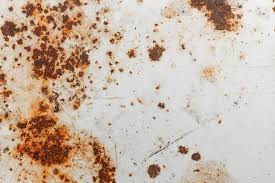
#> input picture CorossionDetection_Computer_Vision/mtb_images/corossion_image_sample/6.jpg, 275 x 183 px
$ python image_segmentation.py   (older library calls are emulated)
#> lines starting #> are read from the running program, lines starting #| are printed output that depends on the picture; long printed decimals are rounded
#!/usr/bin/env python


import numpy as np
import cv2
import pandas as pd

# img = cv2.imread('BSE_Image.jpg')
from sklearn.svm import LinearSVC

img = cv2.imread('mtb_images/corossion_image_sample/6.jpg')
#> img is the input picture: shape (183, 275, 3); mean B, G, R 167.2, 182.5, 200.9
img = cv2.cvtColor(img, cv2.COLOR_BGR2GRAY)
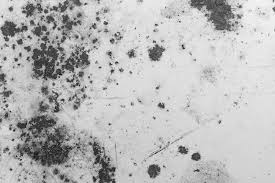
#> img: shape (183, 275); min 14, max 250, mean 186.3
#cv2.imshow('Original Img.', img)
# Here, if you have multichannel image then extract the right channel instead of converting the image to grey.
# For example, if DAPI contains nuclei information, extract the DAPI channel image first.

# Multiple images can be used for training. For that, you need to concatenate the data

# Save original image pixels into a data frame. This is our Feature #1.
img2 = img.reshape(-1)
df = pd.DataFrame()
df['Original Image'] = img2

# Generate Gabor features
num = 1  # To count numbers up in order to give Gabor features a lable in the data frame
kernels = []
for theta in range(2):  # Define number of thetas
    theta = theta / 4. * np.pi
    for sigma in (1, 3):  # Sigma with 1 and 3
        for lamda in np.arange(0, np.pi, np.pi / 4):  # Range of wavelengths
            for gamma in (0.05, 0.5):  # Gamma values of 0.05 and 0.5

                gabor_label = 'Gabor' + str(num)  # Label Gabor columns as Gabor1, Gabor2, etc.
                #                print(gabor_label)
                ksize = 9
                kernel = cv2.getGaborKernel((ksize, ksize), sigma, theta, lamda, gamma, 0, ktype=cv2.CV_32F)
                kernels.append(kernel)
                # Now filter the image and add values to a new column
                fimg = cv2.filter2D(img2, cv2.CV_8UC3, kernel)
                filtered_img = fimg.reshape(-1)
                df[gabor_label] = filtered_img  # Labels columns as Gabor1, Gabor2, etc.
                print(gabor_label, ': theta=', theta, ': sigma=', sigma, ': lamda=', lamda, ': gamma=', gamma)
                num += 1  # Increment for gabor column label
#> after the loop, kernels = 32 items; num = 33

########################################
# Gerate OTHER FEATURES and add them to the data frame

# CANNY EDGE
edges = cv2.Canny(img, 100, 200)  # Image, min and max values
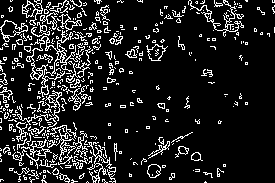
#> edges: shape (183, 275); 13.1% white in thin lines or dots
edges1 = edges.reshape(-1)
df['Canny Edge'] = edges1  # Add column to original dataframe
from skimage.filters import gabor
from skimage.filters import roberts, sobel, scharr, prewitt

# ROBERTS EDGE
edge_roberts = roberts(img)
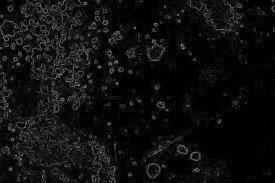
#> edge_roberts: shape (183, 275) float64; min 0, max 0.544, mean 0.0612
edge_roberts1 = edge_roberts.reshape(-1)
df['Roberts'] = edge_roberts1

# SOBEL
edge_sobel = sobel(img)
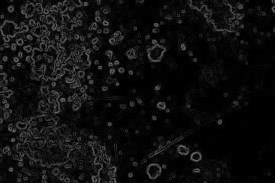
#> edge_sobel: shape (183, 275) float64; min 0, max 0.467, mean 0.0598
edge_sobel1 = edge_sobel.reshape(-1)
df['Sobel'] = edge_sobel1

# SCHARR
edge_scharr = scharr(img)
edge_scharr1 = edge_scharr.reshape(-1)
df['Scharr'] = edge_scharr1

# PREWITT
edge_prewitt = prewitt(img)
edge_prewitt1 = edge_prewitt.reshape(-1)
df['Prewitt'] = edge_prewitt1

# GAUSSIAN with sigma=3
from scipy import ndimage as nd

gaussian_img = nd.gaussian_filter(img, sigma=3)
gaussian_img1 = gaussian_img.reshape(-1)
df['Gaussian s3'] = gaussian_img1

# GAUSSIAN with sigma=7
gaussian_img2 = nd.gaussian_filter(img, sigma=7)
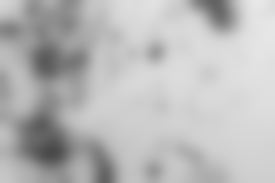
#> gaussian_img2: shape (183, 275); min 73, max 232, mean 185.3
gaussian_img3 = gaussian_img2.reshape(-1)
df['Gaussian s7'] = gaussian_img3

# MEDIAN with sigma=3
median_img = nd.median_filter(img, size=3)
median_img1 = median_img.reshape(-1)
df['Median s3'] = median_img1

# VARIANCE with size=3
variance_img = nd.generic_filter(img, np.var, size=3)
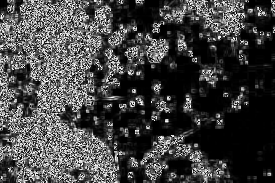
#> variance_img: shape (183, 275); min 0, max 255, mean 66.5
variance_img1 = variance_img.reshape(-1)
df['Variance s3'] = variance_img1  # Add column to original dataframe

######################################

# Now, add a column in the data frame for the Labels
# For this, we need to import the labeled image
labeled_img = cv2.imread('mtb_images/corossion_image_annotation/6_annotation_bgr.tiff')
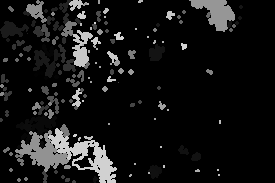
#> input picture CorossionDetection_Computer_Vision/mtb_images/corossion_image_annotation/6_annotation_bgr.tiff, 275 x 183 px
#> labeled_img is the input picture: shape (183, 275, 3); min 0, max 212, mean 20.5
# Remember that you can load an image with partial labels
# But, drop the rows with unlabeled data

labeled_img = cv2.cvtColor(labeled_img, cv2.COLOR_BGR2GRAY)
#> labeled_img: shape (183, 275)
labeled_img1 = labeled_img.reshape(-1)
df['Labels'] = labeled_img1

print(df.head())
#> (printed output is left out)

#df.to_csv("corossion_dataset.csv")


#########################################################

# Define the dependent variable that needs to be predicted (labels)
Y = df["Labels"].values

# Define the independent variables
X = df.drop(labels=["Labels"], axis=1)
#> X = table of 50325 rows and 42 columns

# Split data into train and test to verify accuracy after fitting the model.
from sklearn.model_selection import train_test_split

X_train, X_test, y_train, y_test = train_test_split(X, Y, test_size=0.4, random_state=20)
#> X_train = table of 30195 rows and 42 columns; X_test = table of 20130 rows and 42 columns

# Import the model we are using
# RandomForestRegressor is for regression type of problems.
# For classification we use RandomForestClassifier.
# Both yield similar results except for regressor the result is float
# and for classifier it is an integer.

from sklearn.ensemble import RandomForestClassifier

# Instantiate model with n number of decision trees
model = RandomForestClassifier(n_estimators=100, random_state=42)

###
# SVM
# Train the Linear SVM to compare against Random Forest
# SVM will be slower than Random Forest.
# Make sure to comment out Fetaure importances lines of code as it does not apply to SVM.
# from sklearn.svm import LinearSVC
#model = LinearSVC(max_iter=1000, dual=False)  #Default of 100 is not converging


# Train the model on training data
model.fit(X_train, y_train)

# verify number of trees used. If not defined above.
print('Number of Trees used : ', model.n_estimators)

# STEP 8: TESTING THE MODEL BY PREDICTING ON TEST DATA
# AND CALCULATE THE ACCURACY SCORE
# First test prediction on the training data itself. SHould be good.
prediction_test_train = model.predict(X_train)

# Test prediction on testing data.
prediction_test = model.predict(X_test)

# .predict just takes the .predict_proba output and changes everything
# to 0 below a certain threshold (usually 0.5) respectively to 1 above that threshold.
# In this example we have 4 labels, so the probabilities will for each label stored separately.
#
# prediction_prob_test = model.predict_proba(X_test)

# Let us check the accuracy on test data
from sklearn import metrics

# Print the prediction accuracy

# First check the accuracy on training data. This will be higher than test data prediction accuracy.
print("Accuracy on training data = ", metrics.accuracy_score(y_train, prediction_test_train))
#| Accuracy on training data =  1
# Check accuracy on test dataset. If this is too low compared to train it indicates overfitting on training data.
print("Accuracy = ", metrics.accuracy_score(y_test, prediction_test))
#| Accuracy =  0.8535

# This part commented out for SVM testing. Uncomment for random forest.
# One amazing feature of Random forest is that it provides us info on feature importances
# Get numerical feature importances
# importances = list(model.feature_importances_)

# Let us print them into a nice format.

feature_list = list(X.columns)
#> feature_list = 42 items, first 6: 'Original Image', 'Gabor1', 'Gabor2', 'Gabor3', 'Gabor4', 'Gabor5'
feature_imp = pd.Series(model.feature_importances_, index=feature_list).sort_values(ascending=False)
print(feature_imp)
#> (printed output is left out)

# You can store the model for future use. In fact, this is how you do machine elarning
# Train on training images, validate on test images and deploy the model on unknown images.

import pickle

# Save the trained model as pickle string to disk for future use
filename = "corossion_model_gabor_rf"
#> (the run stopped early here; a loop or call above may not have finished)
